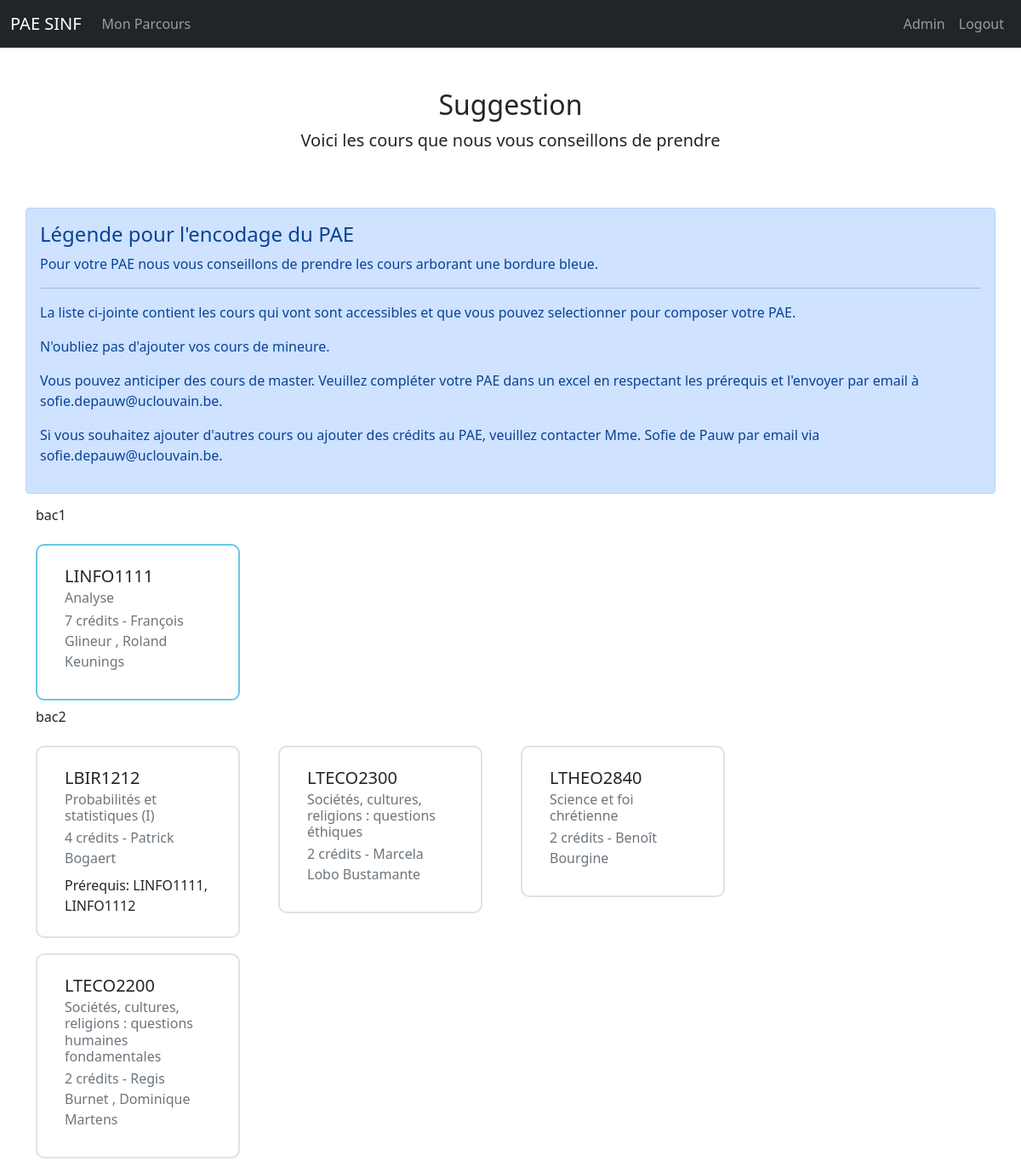
The app's page /pae/ (signed in), older data.
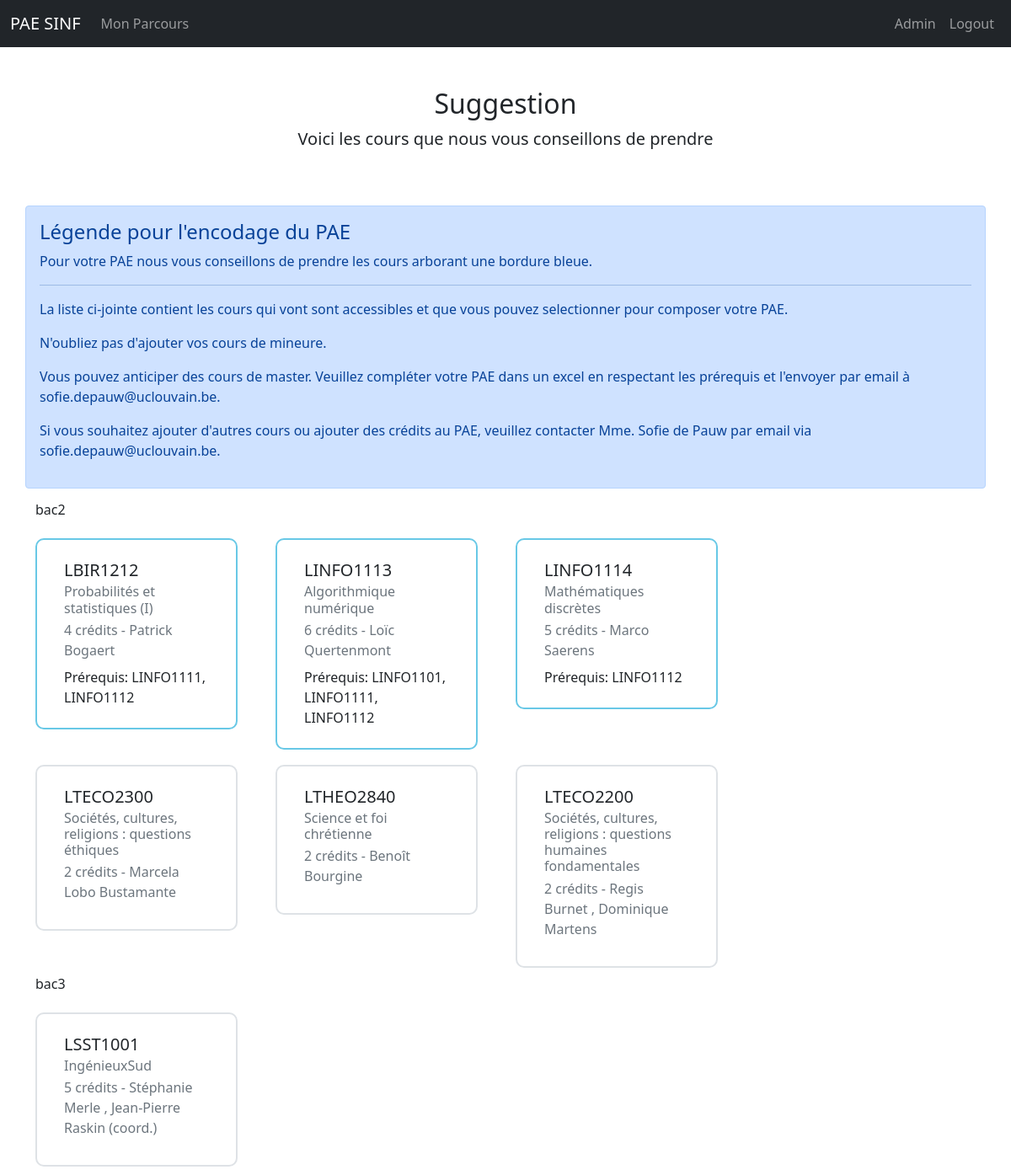
The same page, newer data.
### app/encodage/models.py (models this page shows, shortened)
class SucceededCourse(db.Model):
    id = db.Column(db.Integer, primary_key=True)
    username = db.Column(db.String(20), nullable=False)
    course_acronym = db.Column(db.String(10), nullable=False)
    course_title = db.Column(db.String(150), nullable=False)
    bloc = db.Column(db.String(10), nullable=False)
    cts = db.Column(db.Integer(), nullable=False)
    other_out_program = db.Column(db.Boolean(), nullable=False, default=False)
    other_minor = db.Column(db.Boolean(), nullable=False, default=False)
    def build_user_cts_dict(username):
        courses = SucceededCourse.query.filter_by(username=username).all()
        cts = {"bac1":0, "bac2":0, "bac3":0, "mineure":0, "hors_programme":0}
        for course in courses:
            cts[course.bloc] += course.cts
        return cts

### app/pae/controllers.py (the view)
@mod_pae.route("/")
@login_required
def pae():
    user_cts = SucceededCourse.build_user_cts_dict(current_user.username)
    succeeded_course = SucceededCourse.query.filter_by(username=current_user.username, other_out_program=False, other_minor=False).all()
    succeeded_list = list(map(lambda x: x.course_acronym, succeeded_course))
    data = flat_and_merge_dict(program_json, succeeded_list)
    succeeded_other_minor = SucceededCourse.query.filter_by(username=current_user.username, other_out_program=False, other_minor=True).filter('bloc' != "hors_programme").all()
    succeeded_other_minor_cts = sum(list(map(lambda x: x.cts, succeeded_other_minor)))
    suggestion, prog_cts, msg = SuggPAE.genSugg(succeeded_list, False, [[0,succeeded_other_minor_cts]])
    print(succeeded_list)
    print(succeeded_other_minor_cts)
    print(msg)
    msg = msg.split('\n')
    print(suggestion)
    return render_template("pae/index.html", title="Mon PAE", data=data, user_cts=user_cts, available_endpoints=available_endpoints, suggestion=suggestion, msg=msg)

### app/auth/models.py (called while the page is built)
@login_manager.user_loader
def load_user(user_id):
    return User.query.get(int(user_id))

### app/pae/SuggPAE.py (called while the page is built, shortened)
def tocredits(list_acronym):
    total_credits = 0
    for bloc in program_json:
        for acronym in list_acronym:
            for category in program_json[bloc]:
                if acronym in program_json[bloc][category]["course"]:
                    total_credits += program_json[bloc][category]["course"][acronym]["cts"]
    return total_credits

def creditsMineure(mineure):
    total=0
    for couple in mineure:
        total+=int(couple[1])
    return total

def Bloc1(passed):
    courses=[]
    program = program_json["bac1"]
    for cat in program:
        for course in program[cat]["course"]:
            if course not in passed:
                if program[cat]["course"][course]["mandatory"]:
                    courses.append(course)
    return courses

def Bloc3(passed, corequis=False):
    courses = []
    msg = ""
    program = program_json["bac3"]
    for cat in program:
        for course in program[cat]["course"]:
            if course not in passed:
                ok = True
                LP = program[cat]["course"][course]["prerequisite"]
                for pre in LP:
                    if pre not in passed:
                        ok = False
    return courses, msg

### app/pae/controllers.py (called while the page is built)
def flatten_course_dict(course_dict, sigle_to_remove):
    flat_course_dict = {}
    for category in course_dict:
        for course in course_dict[category]["course"]:
            if not course in sigle_to_remove:
                flat_course_dict[course] = course_dict[category]["course"][course]
    return flat_course_dict

def flat_and_merge_dict(program_json, sigle_to_remove):
    final_dict = {}
    for year in program_json:
        flat_dict = flatten_course_dict(program_json[year], sigle_to_remove)
        final_dict[year] = flat_dict
    return final_dict

### app/templates/pae/index.html (shortened to what this page needs)
{% extends 'base.html' %}
{% import 'sidebar.html' as sidebar %}
{% import 'dynamicTable.html' as dynamicTable %}
{% block content %}
<div class="container">
  <div class="py-5 text-center">
    <h2>Suggestion</h2>
    <p class="lead">Voici les cours que nous vous conseillons de prendre</p>
  </div>
  <div class="row">
    <div class="alert alert-primary" role="alert">
      <h4 class="alert-heading">Légende pour l'encodage du PAE</h4>
      <p>Pour votre PAE nous vous conseillons de prendre les cours arborant une bordure bleue.</p>
      <hr>
      {%for m in msg%}
      <p>{{m}}</p>
      {%endfor%}
    </div>
    <div class="col-md-9 order-md-1">
      <form id="courseForm" method="post">
        <div class="row">
          {% if data %}
          {% for category in data %}
          {% if category != "mineure" and category != "hors_programme" %}
          {% if data[category]|length > 0 %}
          <h6 class="my-0 mb-3">{{category}}</h6>
          {% for sigle in data[category] %}
          {% if sigle in suggestion %}
          <div class="boxed-check-group boxed-check-advised-success col mt-2"">
            <label class="boxed-check-advised boxed-check">
          {% else %}
          <div class="boxed-check-group boxed-check-success col mt-2"">
            <label class=" boxed-check boxed-check">
          {% endif %}
            <div class="boxed-check-label card" style="width: 15rem;">
              <div class="card-body">
                <h5 class="card-title">{{sigle}}</h5>
                <h6 class="card-subtitle mb-2 text-muted">{{ data[category][sigle]["name"]}}</h6>
                <p class="card-subtitle mb-2 text-muted">{{ data[category][sigle]["cts"]}} crédits - {{
                  data[category][sigle]["teachers"]}}</h6>
                  {% if data[category][sigle]["prerequisite"] %}
                <footer class="footer">Prérequis: {{ ", ".join(data[category][sigle]["prerequisite"])}}</footer>
                {% endif %}
              </div>
            </div>
            </label>
          </div>
          {% endfor %}
          {% endif %}
          {%endif %}
          {% endfor %}
          {% endif %}
        </div>
      </form>
    </div>
  </div>
</div>
{% endblock %}

### app/templates/base.html (shortened to what this page needs)
<!doctype html>
<html lang="en">
  <head>
    <link href="https://cdn.jsdelivr.net/npm/bootstrap@5.0.2/dist/css/bootstrap.min.css" rel="stylesheet">
    <link rel="stylesheet" href="{{ url_for('static', filename='encodage/boxed-check.min.css') }}">
  </head>
  <body>
    <nav class="navbar navbar-expand-lg navbar-dark bg-dark">
      <div class="container-fluid">
        <a class="navbar-brand" href="#">PAE SINF</a>
        <div class="collapse navbar-collapse" id="navbarNavAltMarkup">
          <div class="navbar-nav">
            <a class="nav-link {% if title == "Mon parcours" %} active {% endif %}" href={{ url_for('encodage.bac', year="bac1") }}>Mon Parcours</a>
          </div>
          <ul class="navbar-nav ms-auto">
          {% if current_user.is_authenticated %}
            {% if current_user.is_admin %}
            <li class="nav-item">
              <a class="nav-link" href={{ url_for('admin.index') }}>Admin</a>
            </li>
            {%endif%}
          <li class="nav-item">
            <a class="nav-link" href={{ url_for('auth.logout') }}>Logout</a>
          </li>
          {% endif %}
        </ul>
        </div>
      </div>
    </nav>
    <div class="container-fluid">
      {% block content %} {% endblock %}
    </div>
  </body>
</html>

Row changes from the older to the newer data that the page shows:
added SucceededCourse: sigle "LINFO1114", data "Mathématiques discrètes", cts "5", data "Marco Saerens", course_acronym "LINFO1112"
Text that changed along with them:
new list line: "LINFO1113 Algorithmique numérique 6 crédits - Loïc Quertenmont Prérequis: LINFO1101, LINFO1111, LINFO1112"
new list line: "bac3 LSST1001 IngénieuxSud 5 crédits - Stéphanie Merle , Jean-Pierre Raskin (coord.)"
list line gone: "bac1 LINFO1111 Analyse 7 crédits - François Glineur , Roland Keunings"
